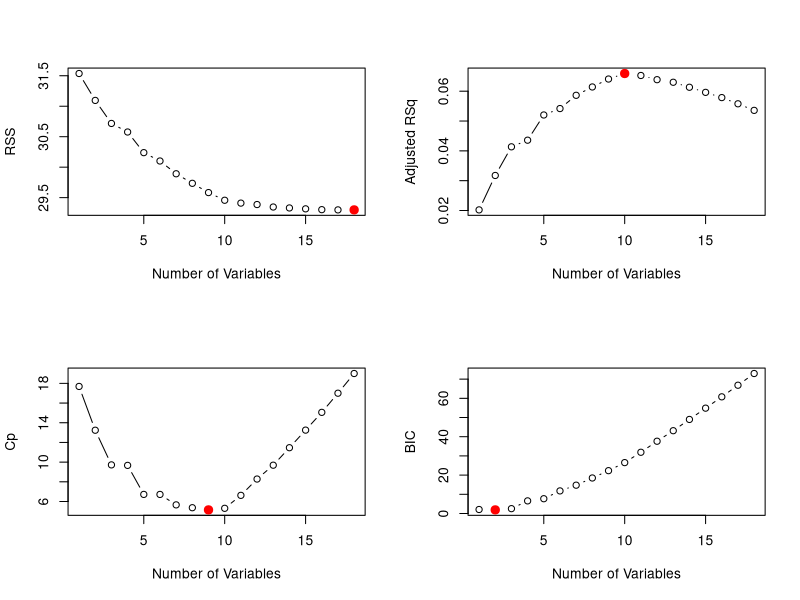
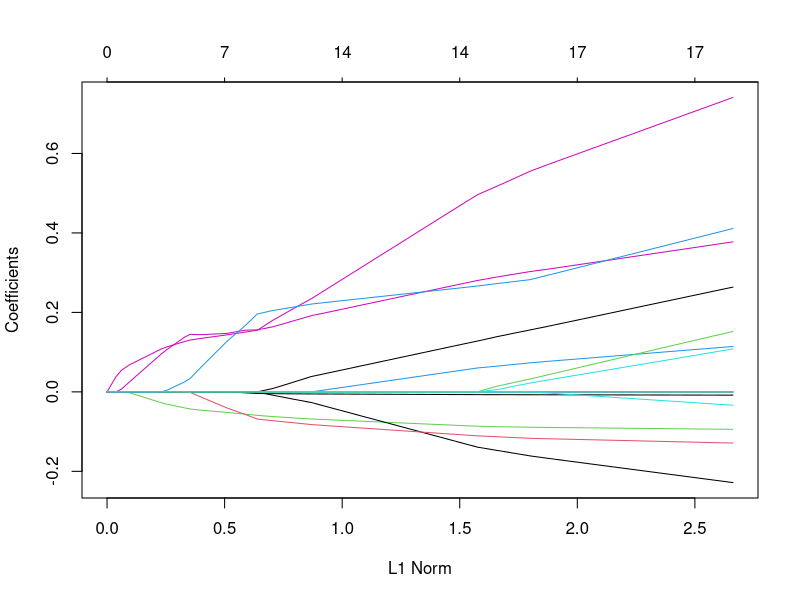
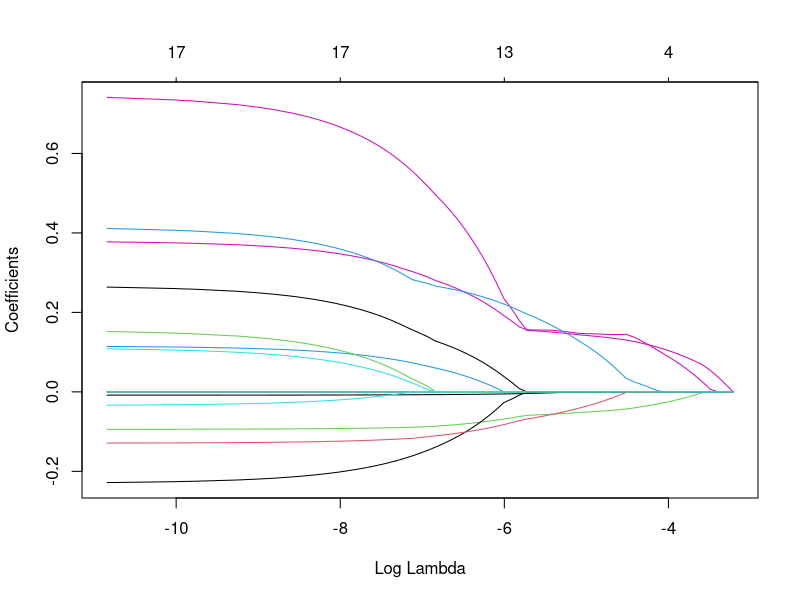
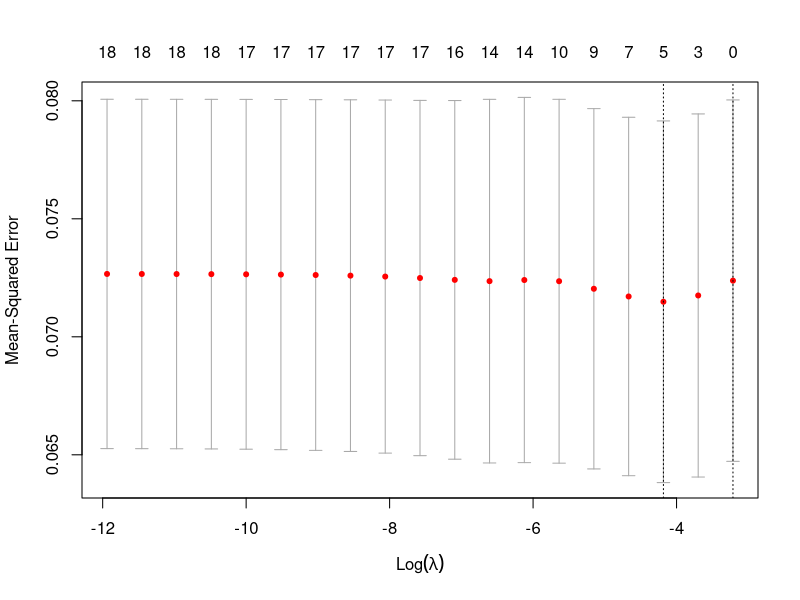

These figures' R source, in order:
# Dimensionality Reduction Series
# Part I: Feature Selection Workshop Code

## Data Prep ----

## Set Seed
set.seed(31415)

## Load Libraries
# install.packages()
library(tidyverse)
library(ggplot2)
library(stats)
library(caret)
library(haven)
library(leaps)
library(glmnet)
library(corrplot)

## Load & Examine Dataset
data <- read_csv("labor_market_discrimination.csv")

summary(data)
#attributes(data)


## Filter Method ----
colnames(data)
numeric_vars <- dplyr::select(data, "call", "n_jobs","years_exp", "frac_black","frac_white", 
                              "l_med_hh_inc","frac_dropout","frac_colp","l_inc","parent_sales",
                              "parent_emp","branch_sales","branch_emp","frac_black_emp_zip",   
                              "frac_white_emp_zip","l_med_hh_inc_emp_zip","frac_dropout_emp_zip","frac_colp_emp_zip","l_inc_emp_zip") %>% drop_na()
numeric_vars = as.data.frame(numeric_vars)


# Compute correlation matrix
cormatrix <- stats::cor(numeric_vars)
View(cormatrix)

## Can also use caret::filterVarImp() to measure and rank feature importance

## Wrapper Methods ----

#### Forward Stepwise Selection ----
fit_fwd = regsubsets(call ~ ., data = numeric_vars, nvmax = 19, method = "forward")
fit_fwd_sum = summary(fit_fwd)
fit_fwd_sum

#### Backward Stepwise Selection ----
## Can also use Recursive Feature Elimination using rfe() from the caret package
fit_bwd = regsubsets(call ~ ., data = numeric_vars, nvmax = 19, method = "backward")
fit_bwd_sum = summary(fit_bwd)
fit_bwd_sum

#### Exhaustive Selection  ----
fit_ex = regsubsets(call ~ ., data = numeric_vars, nvmax = 19, method = "exhaustive")
fit_ex_sum = summary(fit_ex)
fit_ex_sum

#### Sequential Replacement Selection  ----
fit_seq = regsubsets(call ~ ., data = numeric_vars, nvmax = 19, method = "seqrep")
fit_seq_sum = summary(fit_seq)
fit_seq_sum

#### Best subset selection ----
#### The regsubsets() function (part of the leaps library) performs best subset selection by identifying the best model that contains a given number of predictors, where best is quantified using RSS. 
fit_all = regsubsets(call ~ ., data = numeric_vars, nvmax = 19)
fit_all_sum = summary(fit_all)
fit_all_sum

# prints attributes/results calculated
names(fit_all_sum)
fit_all_sum$bic
# fit_all_sum$aic
fit_all_sum$rss
fit_all_sum$adjr2
fit_all_sum$cp

### Evaluating Feature Selection Performance  ----
par(mfrow = c(2, 2))
plot(fit_all_sum$rss, xlab = "Number of Variables", ylab = "RSS", type = "b")
best_rss = which.min(fit_all_sum$rss)
points(best_rss, fit_all_sum$rss[best_rss],
       col = "red",cex = 2, pch = 20)

plot(fit_all_sum$adjr2, xlab = "Number of Variables", ylab = "Adjusted RSq", type = "b")
best_adj_r2 = which.max(fit_all_sum$adjr2)
points(best_adj_r2, fit_all_sum$adjr2[best_adj_r2],
       col = "red",cex = 2, pch = 20)

plot(fit_all_sum$cp, xlab = "Number of Variables", ylab = "Cp", type = 'b')
best_cp = which.min(fit_all_sum$cp)
points(best_cp, fit_all_sum$cp[best_cp], 
       col = "red", cex = 2, pch = 20)

plot(fit_all_sum$bic, xlab = "Number of Variables", ylab = "BIC", type = 'b')
best_bic = which.min(fit_all_sum$bic)
points(best_bic, fit_all_sum$bic[best_bic], 
       col = "red", cex = 2, pch = 20)

## Embedded Methods ----
#### LASSO ----
# alpha: Lasso(1) or Ridge regression(0) 
# nlambda:the number of values to try for lambda, glmnet will automatically pick which specific values

numeric_vars <- as.data.frame(numeric_vars)
dependent_vars <- as.matrix(select(numeric_vars,-call))

lasso_fit <- glmnet(x=dependent_vars, y=numeric_vars$call, family = "gaussian")
par(mfrow = c(1, 1))
plot(lasso_fit)

# Get the specific values which glmnet chose for lambda 
lasso_fit$lambda

# specifying "lambda" tells R to put log(lambda) on the horizontal axis 
plot(lasso_fit,"lambda")

# gets coefs based on specific lambda's 
# REVIEW OUTPUT FOR ACCURACY
coef(lasso_fit,s=.05)
coef(lasso_fit,s=.2)

# use cross validation to choose an appropriate λ
# nfolds:specifies how many folds to use for K-fold cross validation 
cv_lasso_fit<-cv.glmnet(x=dependent_vars, y=numeric_vars$call,alpha=1,nlambda=20,nfolds=10)
cv_lasso_fit

# The two vertical lines on the plot are the values of lambda which has the lowest CV error 
plot(cv_lasso_fit)
cv_lasso_fit$lambda.min

# the largest value of lambda which has a CV error within 1SE of the lowest  CV error 
cv_lasso_fit$lambda.1se

# use lasso_fit$lambda.min to get the lambda value with the best cverror 
# REVIEW OUTPUTS FOR ACCURACY
coef(cv_lasso_fit,s=cv_lasso_fit$lambda.min)
coef(cv_lasso_fit,s=cv_lasso_fit$lambda.1se)

# the predict function takes the model we fit 'cv_lasso_fit' 
# using the 's' argument, we specify which value of lambda we want to use 
# we could use either the lambda with the smallest CV error or the largest lambda 
# with CV error within 1se of the lowest CV error 
# new x is the covariates for which we are making predictions. In this case, it's the test data 
lasso_predicted_min <-predict(cv_lasso_fit, s=cv_lasso_fit$lambda.min, newx=dependent_vars, type="response") 
lasso_predicted_min

lasso_predicted_se <-predict(cv_lasso_fit, s=cv_lasso_fit$lambda.1se, newx=dependent_vars, type="response")
lasso_predicted_se

coef(cv_lasso_fit, s=cv_lasso_fit$lambda.min)

# We can calculate the mean squared prediction error on test data 
lasso_test_error <- mean((numeric_vars$call - lasso_predicted_min)^2)
lasso_test_error

# To do the same process with ridge regression instead of LASSO, use alpha = 0 in the glmnet call
